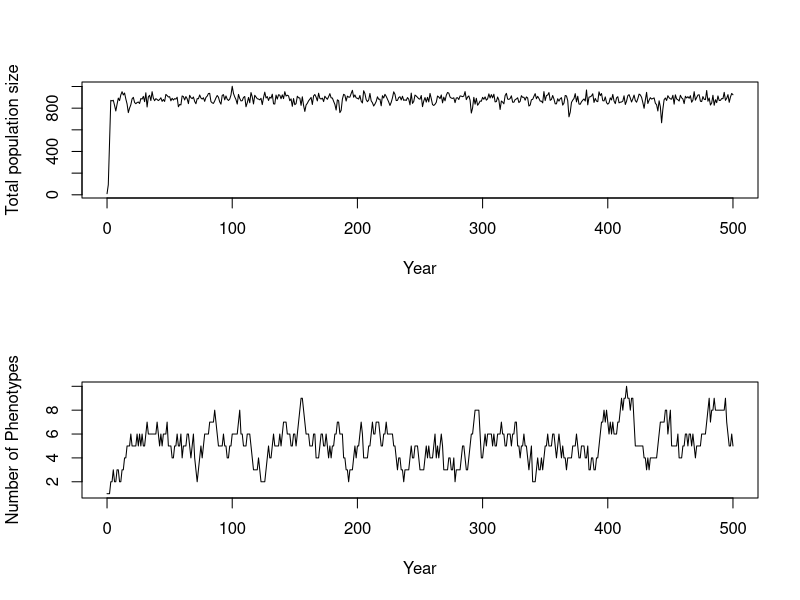
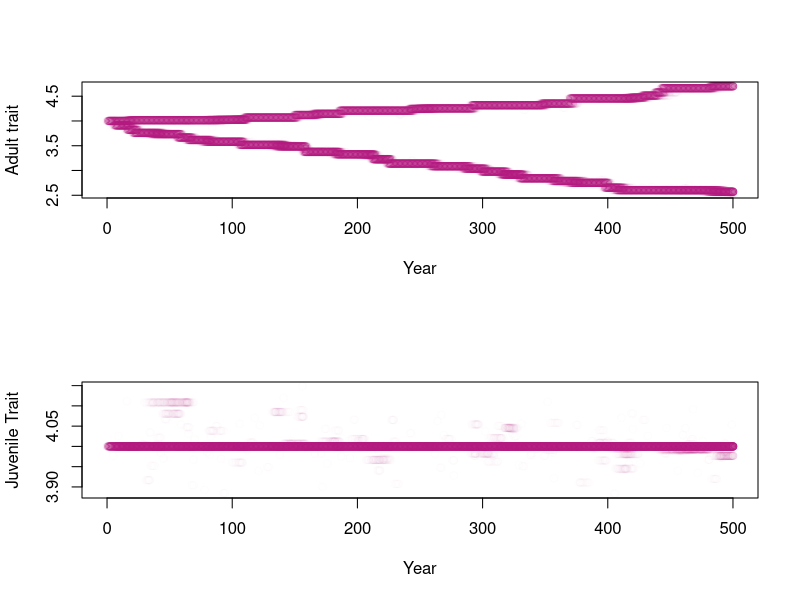
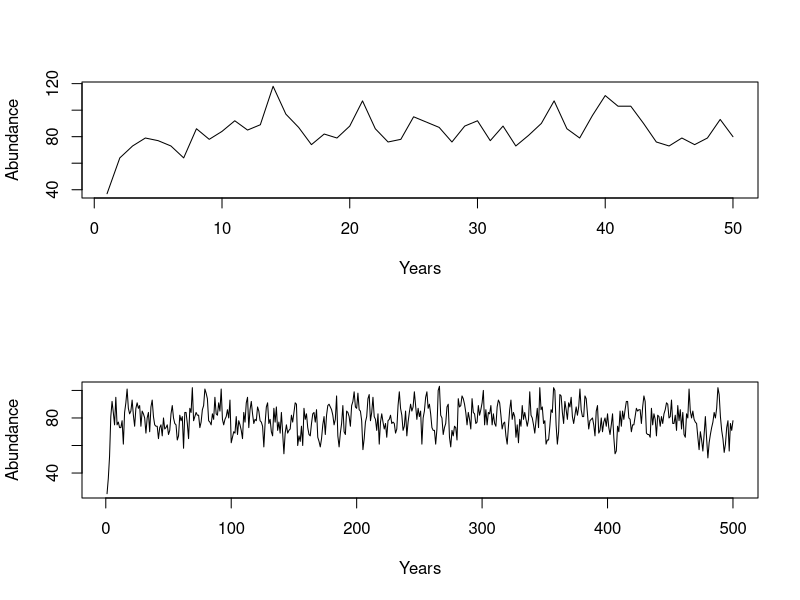

R code for these plots, in order:




# Second CLC model, optimized, maybe

#Shorthands used: popSize   : Intial population size 
                # resProp   : resource property, a matrix with first row being Adult resources and second row being juveniles resources
                # resFreq   : resource freq, should be relative i.e. add up to one once again first row is adult, second is juvenile. 
                # resGen    : A measure of how generalist the consumers are a matrix with 1 column 2 rows, first row is adults
                # fmax      : A measure of the maximum number of offspring possible
                # kA/kJ     : A measure of how density dependent the fecundity and survival is. Half saturation constant 
                # mutProb   : Mutation probabilty
                # mutVar    : Mutation varitation in the case a mutation occurs
                # time.steps: how long the function runs e.g. years
                # iniP(A/J) : inital phenotype of adult and juvenile(different)
                # nmorphs   : Number of morphs in intial run

popSize <- 15
iniPA   <- 4
iniPJ   <- 4
nmorphs <- 1

pop <- matrix(data = NA, ncol = 4, nrow = nmorphs)                             # Each column in this matrix is one phenotype combination.

pop[,1] <- popSize
pop[,2] <- iniPA
pop[,3] <- iniPJ

colnames(pop) <- c("Number of indivduals", "Adult trait", "Juvenile trait", "Proxy")

c <- as.numeric(which(rmultinom(n = 2 , size = 1, prob = c(0.8, 0.1, 0.1)) == 1))  

d <- rmultinom(n = 2 , size = 1, prob = c(0.8, 0.1, 0.1))

which(d == 1)

# Full function ----------------------------------------------------------------

resourceCompetition <- function(popSize, resProp, resFreq, resGen=matrix(c(0.2,0.2),ncol=1, nrow=2), fmax = 10, kA = 2, kJ = 0.2, mutProb=0.001, mutVar=0.1, time.steps=200, iniPA=4, iniPJ=4, nmorphs = 1){
  
  pop <- matrix(data = NA, ncol = 4, nrow = nmorphs)                             # Each column in this matrix is one phenotype combination.
  
  pop[,1] <- popSize
  pop[,2] <- iniPA
  pop[,3] <- iniPJ
  
  colnames(pop) <- c("Number of indivduals", "Adult trait", "Juvenile trait", "Proxy")
 
  stats         <- matrix(data = c(0, sum(pop[,1]), nrow(pop), mean(pop[,2]), var(pop[,2]), 
                            mean(pop[,3]), var(pop[,3])), nrow = 1, ncol = 7)                                                             #Where we will eventually save our stats and phenotypes
  phenotypes <- matrix(data = c(0, popSize, iniPA, iniPJ), nrow = 1, ncol = 4)
  colnames(phenotypes) <- c("Year", "Number of indivduals", "Adult trait", "Juvenile trait")                                        

  
  for (t in 1:time.steps){
    
    # Deterministic fecundity proxy alpha ------------------------------------

      adults    <- pop                                                            
      alphaA    <- NULL                                                           # Will create a matrix with all alpha values
      alphaSumA <- NULL
      
      for(r in 1:ncol(resProp)){                                                  # Loops through each resource to compute 
        
        rp <- resProp[1,r]                                                        # Resource property for adult resource [1,]
        
        alpha     <- exp(-(adults[, 2]-rp)^2/ (2*resGen[1,1])^2 )                   # Compute  alphas for all adults, if different generalities for stages want to be added modify resGen
        alphaA    <- cbind(alphaA, alpha)                                         # Store alphas for all resources for all morphs
        alphaSumA <- c(alphaSumA, sum(alpha*adults[,1]))                                    # Store the sum of all alphas for each resource
        
      }
      
      for(i in 1:nrow(adults)){
        
        fec <- 0
        for(r in 1:ncol(resProp)){                                                # Goes through each resource and calculates source specific  
                                                                                  # fecundity and then adds them together to create the total fec..
          R  <- resFreq[1,r]
          fec <- fec + R * (alphaA[i,r]/alphaSumA[r])                             # Total fecundity is the sum of fecundities gained 
                                                                                  # from all the different resources. Which is derived
        }                                                                         # both the ability to consume a resource, alphaA, and the 
        adults[i,4] <- fmax * (fec/(kA+fec))                                       # the total ability of all individuals to consume 
                                                                                  # said resource, alphaSumA. R = resource available
      }
      
      # Spawning of offspring -------------------------------------------------
      
      juveniles <- adults                                                         # Create a matrix were we will add juveniles into
      
      for(i in 1:nrow(juveniles)) {
        
        juv             <- rpois(n = 1, lambda = adults[i,1] * adults[i,4])      # This calculates the number of juveniles based on a possion distribution. 
        juveniles[i, 1] <- juv                                                    # States number of juveniles in 1 column
                                   
      }
      
      # Mutation of offspring -------------------------------------------------
      
      probs <- juveniles[,1]/sum(juveniles[, 1])  # Generates probability of morph being mutated based upon number of individuals.
      N.mut <- as.numeric(rbinom(n = 1, size = sum(juveniles[, 1]), prob = mutProb))
      
      
      if(N.mut > 0){
        random.choice <- c()
        mutation.pos <- c()
        
        for (m in 1:length(N.mut)){
        random.choice <- rmultinom(n = 1 , size = 1, prob = probs)    # Randomly chooses which morphs to mutate based on probs
        mutation.pos[m] <- as.numeric(which(random.choice == 1))
      }
      
        for (i in  1:length(mutation.pos)){
        
        mutChange <- rnorm(n=1, mean=0, sd=mutVar)
        juveniles[mutation.pos[i], 1] <- juveniles[mutation.pos[i], 1] - 1         # Removes the mutated individual from the morph
        
          if(rbinom(n = 1, size = 1, prob = 0.5) == 0){                            # Randomly choose whether adult or juvenile trait gets morphed.
            
                
            new.morph <- matrix(data = c(1, juveniles[mutation.pos[i], 2] + mutChange, #Changes adult trait to a new trait and adds it to the juveniles
                                         juveniles[mutation.pos[i], 3], 0), 
                                ncol = ncol(juveniles), nrow = 1)
            juveniles <- rbind(juveniles, new.morph)
          }
          else {
                
            new.morph <- matrix(data = c(1, juveniles[mutation.pos[i], 2] ,        #Changes juvenile trait to a new trait and adds it to the juveniles
                                         juveniles[mutation.pos[i], 3]+ mutChange, 0), 
                                ncol = ncol(juveniles), nrow = 1)
            juveniles <- rbind(juveniles, new.morph)
          }
        
        }
        
      }
      
    
      
      # Kill off offspring -----------------------------------------------------
      
      alphaSumJ <- NULL
      alphaJ    <- NULL
      
      for(r in 1:ncol(resProp)){                                                  # Survival of juveniles also depends on resource availability.
        
        rp <- resProp[2,r] 
        
        alpha     <- exp(-(juveniles[,3]-rp)^2/ (2*resGen[2,1])^2 )
        alphaJ    <- cbind(alphaJ, alpha)
        alphaSumJ <- c(alphaSumJ, sum(alpha) )
        
      }
      
      for(i in 1:nrow(juveniles)){
        
        sur <- 0
        for(r in 1:ncol(resProp)){                                                # Goes through each resource and calculates source specific  
          # survival and then adds them together to create the total sur
          R  <- resFreq[2,r]
          sur <- sur + R * (alphaJ[i,r]/alphaSumJ[r])                             
          
        }                                                                         
      
      det.sur <- sur/(kJ+sur)                                                   # this is to create a saturating function, survival can never be over 1 higher kJ means flatter curve
      juveniles[i,1] <- rbinom(n = 1 , size = juveniles[i,1], prob = det.sur)   # sees how many survive given their det. survival.
      }
      
    pop <- juveniles[juveniles[, 1] != 0, , drop = FALSE]                        # all adults die after reproducing, so the new generation is only juveniles, and all rows with zero individuals are removed.
    
    # extract stats and phenotype ---------------------------------------------
    
    if(nrow(pop) == 0){                                                          # Checks whether population has reached zero, then it breaks the for loop.                                   
      print("Population extinction")
      break
    }
    
    stats <- rbind(stats, c(t, sum(pop[,1]), nrow(pop), mean(pop[,2]), var(pop[,2]), 
                            mean(pop[,3]), var(pop[,3]))) 
    
    pStats <- cbind(rep(t, nrow(pop)), pop[,1], pop[,2], pop[,3])
    phenotypes <- rbind(phenotypes, pStats)
    
      
  }
  
  #return output  ------------------------------------------------------------
  colnames(stats) <- c("year", "population size", "Number of morphs", "mean A trait", "var A", "mean J trait", "var J")
  rownames(phenotypes) <- NULL
  return(list(stats=stats, phenotypes=phenotypes))                                 #returns both the stats and the phenotype
  
  
}



                    
resource.frequency <- c(100,20,20,10,50,  # res. freq. of adults
                        40,20,20,20,30)   # res. freq. pf juveniles
resource.property<- c(1, 3, 4, 5, 10,            # res. property of adults
                      2, 3, 4, 5, 7)             # res. property of juveniles

resFreqMatrix <- matrix(resource.frequency, nrow=2, ncol=5, byrow = TRUE) 
rownames(resFreqMatrix) <- c("Juvenile", "Adult")
colnames(resFreqMatrix)  <- paste0("Resource ", 1:ncol(resFreqMatrix))

resPropMatrix <- matrix(resource.property, nrow=2, ncol=5, byrow = TRUE)          
rownames(resPropMatrix)<-c("Juvenile", "Adult")
colnames(resFreqMatrix)  <- paste0("Resource ", 1:ncol(resPropMatrix))


output <- resourceCompetition(resProp=resPropMatrix, resFreq=resFreqMatrix, popSize = 10, mutProb=0.001, mutVar=0.05, time.steps = 500)

stats <- output$stats
phenotypes <- output$phenotypes



# Plotting  -------------------------------------------------------------------

par(mfrow=c(2,1))


plot(x = stats[, 1], y = stats[, 2], xlab = "Year", ylab = "Total population size", type = "l")

plot(x = stats[, 1], y = stats[, 3], xlab = "Year", ylab = "Number of Phenotypes", type = "l")

par(mfrow=c(2,1))

pColors <- rgb(0.7, 0.1, 0.5, alpha = (phenotypes[,2]/(100+phenotypes[,2])))
plot(x = phenotypes[, 1], y = phenotypes[,3], col = pColors, xlab = "Year", ylab = "Adult trait")
plot(x = phenotypes[, 1], y = phenotypes[,4], col = pColors, xlab = "Year", ylab = "Juvenile Trait")


# Add a legend to distinguish between patches
#legend("topright", legend=c("Patch 1", "Patch 2"), col=c(rgb((1-0.9)*0.7,0.59,0.8, alpha =0.6), rgb((2-0.9)*0.7,0.59,0.8, alpha =0.6)), pch=19)

# Add a title to the plot
#title("Individual Phenotypes Over Years for Patch 1 and Patch 2")

# -------------------------------




# Function split into smaller parts(for easier debugging): -----------------------------------------------------------------------------------------

#----------------- Population initialization:
popSize <- 15
iniPA   <- 4
iniPJ   <- 4
nmorphs <- 1

pop <- matrix(data = NA, ncol = 4, nrow = nmorphs)                             # Each column in this matrix is one phenotype combination.

pop[,1] <- popSize
pop[,2] <- iniPA
pop[,3] <- iniPJ

colnames(pop) <- c("Number of indivduals", "Adult trait", "Juvenile trait", "Proxy")

# --------------------- Resource initialization (adult)

resFreqA <- c(2,2,5,2,2)              # res. freq. of adults
resPropA <- c(2, 3, 4, 5, 6)          # res. property of adults
resGenA  <- 0.3
kA       <- 0.3
fmax     <- 10 


#----------------- Fecundity  ----------------

birth <- function (pop, resPropA, resFreqA, resGenA, kA, fmax) { 
    
    # Deterministic fecundity proxy alpha ------------------------------------
    
    adults    <- pop                                                            
    alphaA    <- NULL                                                             # Will create a matrix with all alpha values
    alphaSumA <- NULL
    
    for(r in 1:length(resPropA)){                                                 # Loops through each resource to compute 
      
      rp <- resPropA[r]                                                           # Resource property for adult resource [2,]
      
      alpha     <- exp(-(adults[, 2]-rp)^2/ (2*resGenA)^2 )                       # Compute  alphas for all adults, if different generalities for stages want to be added modify resGen
      alphaA    <- cbind(alphaA, alpha)                                           # Store alphas for all resources for all morphs
      alphaSumA <- c(alphaSumA, sum(alpha*adults[,1]))                            # Store the sum of all alphas for each resource
      
    }
    
    for(i in 1:nrow(adults)){
      
      fec <- 0
      for(r in 1:length(resPropA)){                                                  # Goes through each resource and calculates source specific  
        # fecundity and then adds them together to create the total fec..
        R  <- resFreqA[r]
        fec <- fec + R * (alphaA[i,r]/alphaSumA[r])                               # Total fecundity is the sum of fecundities gained 
        # from all the different resources. Which is derived
      }                                                                           # both the ability to consume a resource, alphaA, and the 
      adults[i,4] <- fmax * (fec/(kA+fec))                                        # the total ability of all individuals to consume 
      # said resource, alphaSumA. R = resource available
    }
    
    # Spawning of offspring -------------------------------------------------
    
    juveniles <- adults                                                          # Create a matrix were we will add juveniles into
    
    for(i in 1:nrow(juveniles)) {
      
      juv             <- rpois(n = 1, lambda = adults[i,1] * adults[i,4])        # This calculates the number of juveniles based on a possion distribution. 
      juveniles[i, 1] <- juv                                                     # States number of juveniles in 1 column
      
    }
    
    pop <- juveniles
  
  return(pop)
}

populationSize <- c()
timesteps <- 50

for(t in 1:timesteps){
  
  pop <- birth(pop = pop, resPropA = resPropA , resFreqA = resFreqA, resGenA = resGenA, kA = kA, fmax = 3)
  
  populationSize<- rbind(populationSize, sum(pop[,1])) 
  
}
rownames(populationSize) <- paste0("Year", 1:nrow(populationSize)) 
colnames(populationSize) <- "Number of indivduals"


plot(x = 1:nrow(populationSize), y = populationSize, type = "l", xlab = "Years", ylab = "Abundance")

#----------------- Mutation   -------------------

mutation <- function(pop, mutProb, mutVar){

juveniles <- pop
probs <- juveniles[,1]/sum(juveniles[, 1])  # Generates probability of morph being mutated based upon number of individuals.
N.mut <- as.numeric(rbinom(n = 1, size = sum(juveniles[, 1]), prob = mutProb))


if(N.mut > 0){
  #print("Mutation!")
  random.choice <- c()
  mutation.pos <- c()
  for (m in 1:length(N.mut)){
    random.choice <- rmultinom(n = 1 , size = 1, prob = probs)    # Randomly chooses which morphs to mutate based on probs
    mutation.pos[m] <- as.numeric(which(random.choice == 1))
  }
  
  for (i in  1:length(mutation.pos)){
    
    mutChange <- rnorm(n=1, mean=0, sd=mutVar)
    juveniles[mutation.pos[i], 1] <- juveniles[mutation.pos[i], 1] - 1       # Removes the mutated individual from the morph
    
    if(rbinom(n = 1, size = 1, prob = 0.5) == 0){                            # Randomly choose whether adult or juvenile trait gets morphed.
      
      
      new.morph <- matrix(data = c(1, juveniles[mutation.pos[i], 2] + mutChange, #Changes adult trait to a new trait and adds it to the juveniles
                                   juveniles[mutation.pos[i], 3], 0), 
                          ncol = ncol(juveniles), nrow = 1)
      juveniles <- rbind(juveniles, new.morph)
    }
    else {
      # Removes the mutated individual from the morph
      new.morph <- matrix(data = c(1, juveniles[mutation.pos[i], 2] ,        #Changes juvenile trait to a new trait and adds it to the juveniles
                                   juveniles[mutation.pos[i], 3]+ mutChange, 0), 
                          ncol = ncol(juveniles), nrow = 1)
      juveniles <- rbind(juveniles, new.morph)
    }
    
  }
  
}


pop <- juveniles

return(pop)

}


#----------------- Survival  ------------------------------------

death <- function(pop, resPropJ, resFreqJ, resGenJ, kJ){
  juveniles <- pop
  alphaSumJ <- NULL
  alphaJ    <- NULL
  
  for(r in 1:length(resPropJ)){                                                  # Survival of juveniles also depends on resource availability.
    
    rp <- resPropJ[r] 
    
    alpha     <- exp(-(juveniles[,3]-rp)^2/ (2*resGenJ) )
    alphaJ    <- cbind(alphaJ, alpha)
    alphaSumJ <- c(alphaSumJ, sum(alpha) )
    
  }
  
  for(i in 1:nrow(juveniles)){
    
    sur <- 0
    for(r in 1:length(resPropJ)){                                                # Goes through each resource and calculates source specific  
                                                                                 # survival and then adds them together to create the total sur
      R  <- resFreqJ[r]
      sur <- sur + R * (alphaJ[i,r]/alphaSumJ[r])                             
      
    }                                                                         
    
    det.sur <- sur/(kJ+sur)                                                       # this is to create a saturating function, survival can never be over 1 higher kJ means flatter curve
    juveniles[i,1] <- rbinom(n = 1 , size = juveniles[i,1], prob = det.sur)       # sees how many survive given their det. survival.
  }
  
  pop <- juveniles[juveniles[, 1] != 0, , drop = FALSE]
  
  return(pop)
}

# Test of survival and birth and mutation together ---------------------------------------------------

#----------------- Population initialization
popSize <- 15
iniPA   <- 4
iniPJ   <- 4
nmorphs <- 1

pop <- matrix(data = NA, ncol = 4, nrow = nmorphs)                             # Each column in this matrix is one phenotype combination.

pop[,1] <- popSize
pop[,2] <- iniPA
pop[,3] <- iniPJ

colnames(pop) <- c("Number of indivduals", "Adult trait", "Juvenile trait", "Proxy")

mutProb = 0.005
mutVar = 0.1

populationSize <- c()
numberPhenotypes <- c()
Phenotypes <- matrix(data = c(0, popSize, iniPA, iniPJ), nrow = 1, ncol = 4)
colnames(Phenotypes) <- c("Year", "Number of indivduals", "Adult trait", "Juvenile trait")
timesteps <- 500

# --------------------- Resource initialization (adult)

resFreqA <- c(2,2,5,2,2)              # res. freq. of adults
resPropA <- c(2, 3, 4, 5, 6)          # res. property of adults
resGenA  <- 0.3
kA       <- 0.3
fmax     <- 10 

# --------------------- Resource initialization (juvenile)

resFreqJ <- c(10,3,1,3,10)              # res. freq. of juveniles
resPropJ <- c(1, 3, 4, 5, 7)          # res. property of juveniles
resGenJ  <- 0.2
kJ       <- 0.3


for(t in 1:timesteps){
  
  pop <- birth(pop = pop, resPropA = resPropA , resFreqA = resFreqA, resGenA = resGenA, kA = kA, fmax = 3)

  pop <- mutation(pop=pop, mutProb = mutProb, mutVar = mutVar)
  
  pop <- death(pop = pop, resPropJ = resPropJ, resFreqJ = resFreqJ, resGenJ = resGenJ, kJ = kJ)

  
  
  if (nrow(pop) == 0) {
    print("Extinction!")
    break
  }
  else {
    
   #print(paste0("Loop ", t ," works"))
    
        }
  
  numberPhenotypes <- rbind(numberPhenotypes, nrow(pop))
  pStats <- cbind(rep(t, nrow(pop)), pop[,1], pop[,2], pop[,3])
  Phenotypes <- rbind(Phenotypes, pStats)
  populationSize<- rbind(populationSize, sum(pop[,1])) 
  
}


rownames(populationSize) <- paste0("Year", 1:nrow(populationSize)) 
colnames(populationSize) <- "Number of indivduals"

colnames(numberPhenotypes) <- "# of phenotypes"

rownames(Phenotypes) <- NULL


plot(x = 1:nrow(populationSize), y = populationSize, type = "l", xlab = "Years", ylab = "Abundance")


















